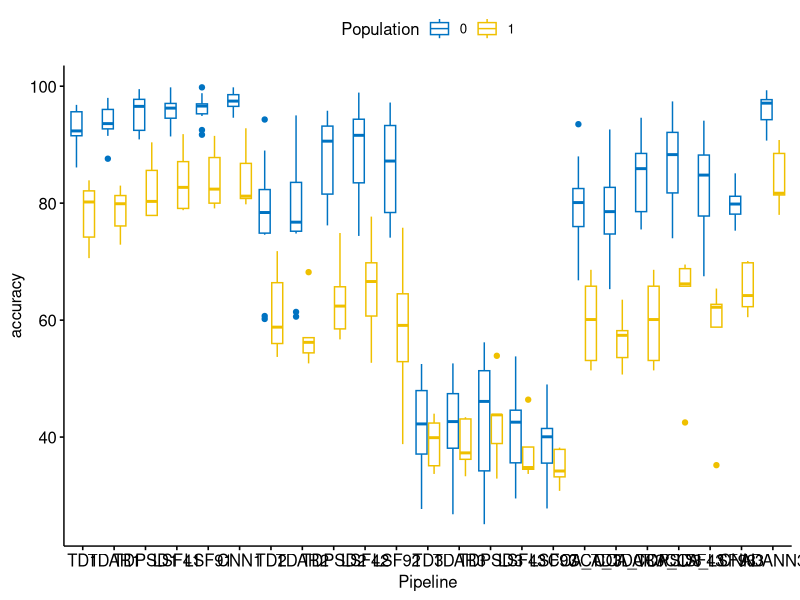
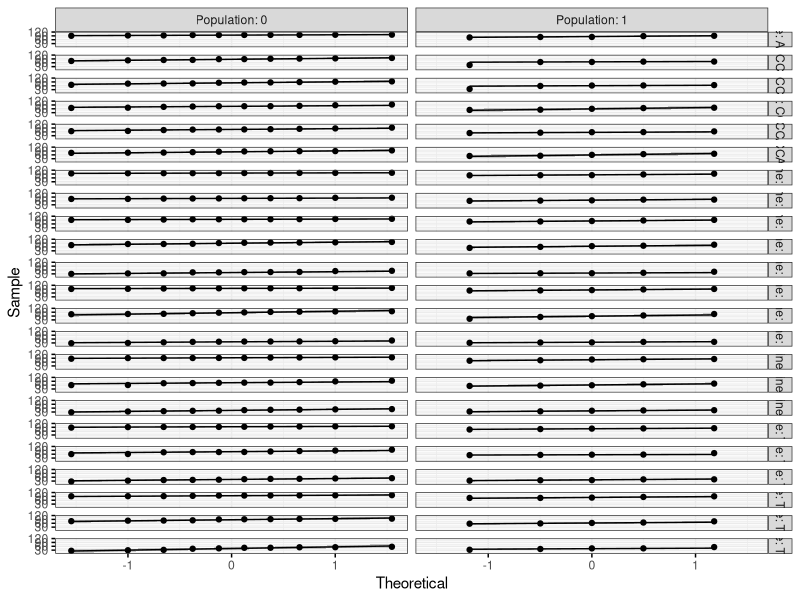

These charts were generated, in order, by the following R code: (Note: this script raises an error after producing the figures.)
setwd("~/CrossSubjectAmputee/rebuttalScripts")

library('readxl')
library(tidyverse)
library(ggpubr)
library(rstatix)
my_data <- read_excel("Accuracies_for_RMANOVA.xlsx")



data_long <- my_data %>%
  gather(key = "repetition", value = "accuracy", S1:A5) %>%
  convert_as_factor(id,repetition)


data_long$Population <- as.factor(ifelse(substring(data_long$repetition,1,1) == "S",0,1))
# summary statistics
data_long %>% group_by(Pipeline,Population) %>% get_summary_stats(accuracy, type="mean_sd")

bxp <- ggboxplot(
  data_long, x = "Pipeline", y = "accuracy",
  color = "Population", palette = "jco"
)
bxp


# assumptions
data_long %>%
  group_by(Pipeline,Population) %>%
  shapiro_test(accuracy)


ggqqplot(data_long, "accuracy", ggtheme = theme_bw()) +
  facet_grid(Pipeline ~ Population, labeller = "label_both")




#### ALL PIPELINES TWO WAY RMANOVA
    data_long$rep_id= substring(data_long$repetition, 2, 4)
    # ANOVA test
    res.aov <- anova_test(
      data = data_long, dv = accuracy, wid = rep_id,
      within = c(Pipeline, Population)
    )
    get_anova_table(res.aov)
    write_xlsx(res.aov, "allpipelines_2way_RMANOVA.xslx")
    
    
    #### ONE WAY RMANOVA -- Pipeline
    # ANOVA test
    one.way <- data_long %>%
      group_by(Population) %>%
      anova_test(dv = accuracy, wid = rep_id,
      within = Pipeline
    )
    one.way
    write_xlsx(one.way, "allpipelines_1way_RMANOVA_pipeline.xslx")
    
    pwc <- data_long %>%
      group_by(Population) %>%
      pairwise_t_test(
        accuracy ~ Pipeline, paired = TRUE,
        p.adjust.method = "bonferroni"
      )
    pwc
    
    library(writexl)
    write_xlsx(pwc,"allpipelines_1way_posthoc_pipeline.xlsx")
    
    #### ONE WAY RMANOVA -- Population
    # ANOVA test
    one.way <- data_long %>%
      group_by(Pipeline) %>%
      anova_test(dv=accuracy, wid=rep_id,
                 within=Population) %>%
      get_anova_table() %>%
      adjust_pvalue(method="bonferroni")
    one.way
    write_xlsx(one.way,"allpipelines_1way_RMANOVA_population.xlsx")
    
    pwc2 <- data_long %>%
      group_by(Pipeline) %>%
      pairwise_t_test(
        accuracy ~ Population, paired=FALSE,
        p.adjust.method = "bonferroni"
      )
    pwc2
    write_xlsx(pwc2,"allpipelines_1way_posthoc_population.xlsx")

    
#### ONLY WITHIN SUBJECT -- 2 way RMANOVA
    within_data <-
      data_long %>%
      filter(substr(Pipeline, nchar(Pipeline), nchar(Pipeline)) == 1)
    
    
    # ANOVA test
    res.aov <- anova_test(
      data = within_data, dv = accuracy, wid = rep_id,
      within = c(Pipeline, Population)
    )
    get_anova_table(res.aov)
    write_xlsx(res.aov, "within_2way_RMANOVA.xslx")
    
    ## Not significant different interaction
    
    pwc <- within_data %>%
      pairwise_t_test(
        accuracy ~ Pipeline, paired = TRUE, 
        p.adjust.method = "bonferroni"
      )
    pwc
    write_xlsx(pwc, "within_1way_posthoc_pipeline.xslx")
    
    
    
    pwc <- within_data %>%
      pairwise_t_test(
        accuracy ~ Population, paired = FALSE, 
        p.adjust.method = "bonferroni"
      )
    pwc
    write_xlsx(pwc2,"within_1way_posthoc_population.xlsx")
    
    
    
    
    
    
#### ONLY SINGLE REPETITION -- 2 way RMANOVA
    sr_data <-
      data_long %>%
      filter(substr(Pipeline, nchar(Pipeline), nchar(Pipeline)) == 2)
    
    # ANOVA test
    res.aov <- anova_test(
      data = sr_data, dv = accuracy, wid = rep_id,
      within = c(Pipeline, Population)
    )
    get_anova_table(res.aov)
    write_xlsx(res.aov, "sr_2way_RMANOVA.xslx")
    
    ## Not significant different interaction
    
    pwc <- sr_data %>%
      pairwise_t_test(
        accuracy ~ Pipeline, paired = TRUE, 
        p.adjust.method = "bonferroni"
      )
    pwc
    write_xlsx(pwc, "sr_1way_posthoc_pipeline.xslx")
    
    
    
    pwc <- sr_data %>%
      pairwise_t_test(
        accuracy ~ Population, paired = FALSE, 
        p.adjust.method = "bonferroni"
      )
    pwc
    write_xlsx(pwc2,"sr_1way_posthoc_population.xlsx")
    
    
    
    
    
    
    
    
#### ONLY between subject  -- 2 way RMANOVA
    bs_data <-
      data_long %>%
      filter(substr(Pipeline, nchar(Pipeline), nchar(Pipeline)) == 3)
    
    # ANOVA test
    res.aov <- anova_test(
      data = bs_data, dv = accuracy, wid = rep_id,
      within = c(Pipeline, Population)
    )
    get_anova_table(res.aov)
    write_xlsx(res.aov, "bs_2way_RMANOVA.xslx")
    
    #### ONE WAY RMANOVA -- Pipeline
    # ANOVA test
    one.way <- bs_data %>%
      group_by(Population) %>%
      anova_test(dv = accuracy, wid = rep_id,
                 within = Pipeline
      )
    one.way
    write_xlsx(one.way, "bs_1way_RMANOVA_pipeline.xslx")
    
    pwc <- bs_data %>%
      group_by(Population) %>%
      pairwise_t_test(
        accuracy ~ Pipeline, paired = TRUE,
        p.adjust.method = "bonferroni"
      )
    pwc
    
    library(writexl)
    write_xlsx(pwc,"bs_1way_posthoc_pipeline.xlsx")
    
    #### ONE WAY RMANOVA -- Population
    # ANOVA test
    one.way <- bs_data %>%
      group_by(Pipeline) %>%
      anova_test(dv=accuracy, wid=rep_id,
                 within=Population) %>%
      get_anova_table() %>%
      adjust_pvalue(method="bonferroni")
    one.way
    write_xlsx(one.way,"bs_1way_RMANOVA_population.xlsx")
    
    pwc2 <- bs_data %>%
      group_by(Pipeline) %>%
      pairwise_t_test(
        accuracy ~ Population, paired=FALSE,
        p.adjust.method = "bonferroni"
      )
    pwc2
    write_xlsx(pwc2,"bs_1way_posthoc_population.xlsx")
    